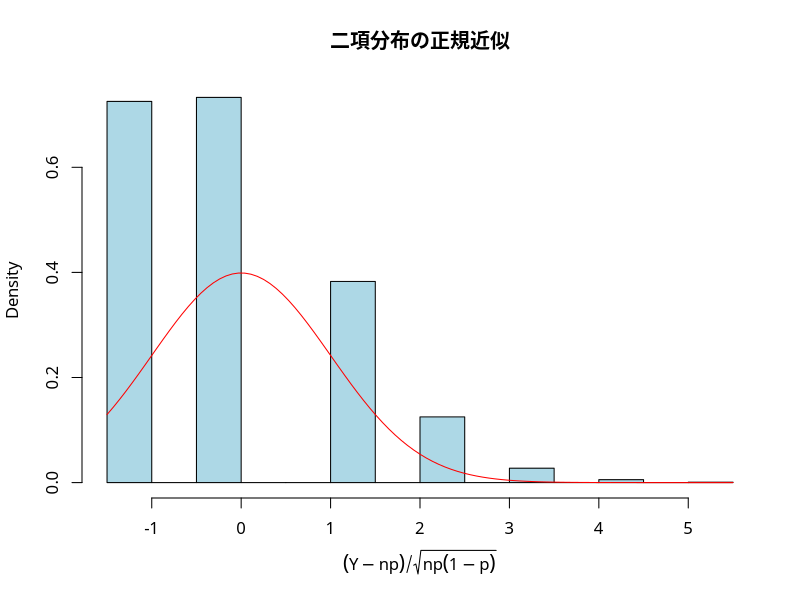
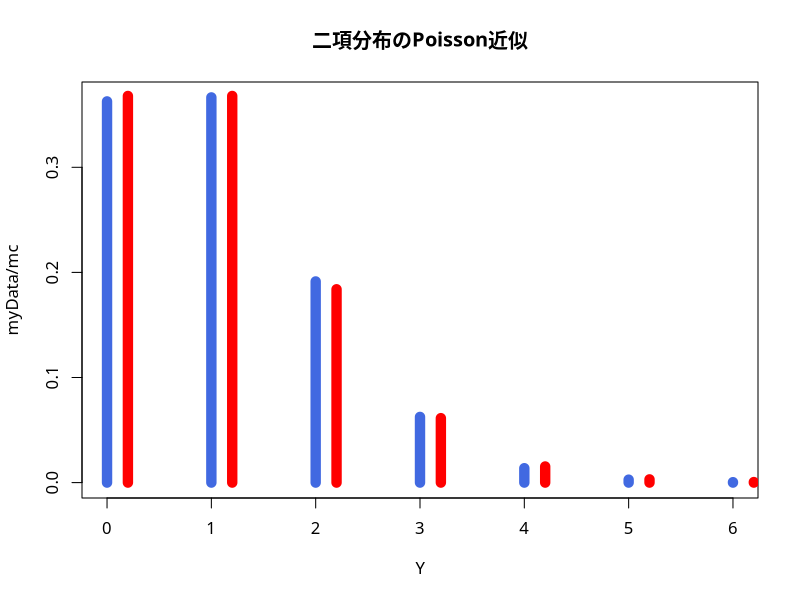

Recreate these plots in R, in order.
### 二項分布の極限: Poisson近似が有効な場合
set.seed(890)
n <- 1000
p <- 0.001
mc <- 10000
y <- rbinom(mc, n, p)
## まず正規近似を試す
par(family="HiraginoSans-W4") # 日本語フォントの指定
hist((y-n*p)/sqrt(n*p*(1-p)), freq=FALSE,
     col="lightblue", main="二項分布の正規近似",
     xlab=expression((Y-n*p)/sqrt(n*p*(1-p))))
curve(dnorm, add=TRUE, col="red") # うまくいかない
## 次にPoisson近似を試す
(myData <- table(y))
plot(myData/mc, type="h", lwd=10, col="royalblue",
     main="二項分布のPoisson近似", xlab=expression(Y)) 
lines(min(y):max(y)+0.2, dpois(min(y):max(y),n*p), 
      type="h", col="red", lwd=10) # うまくいく
